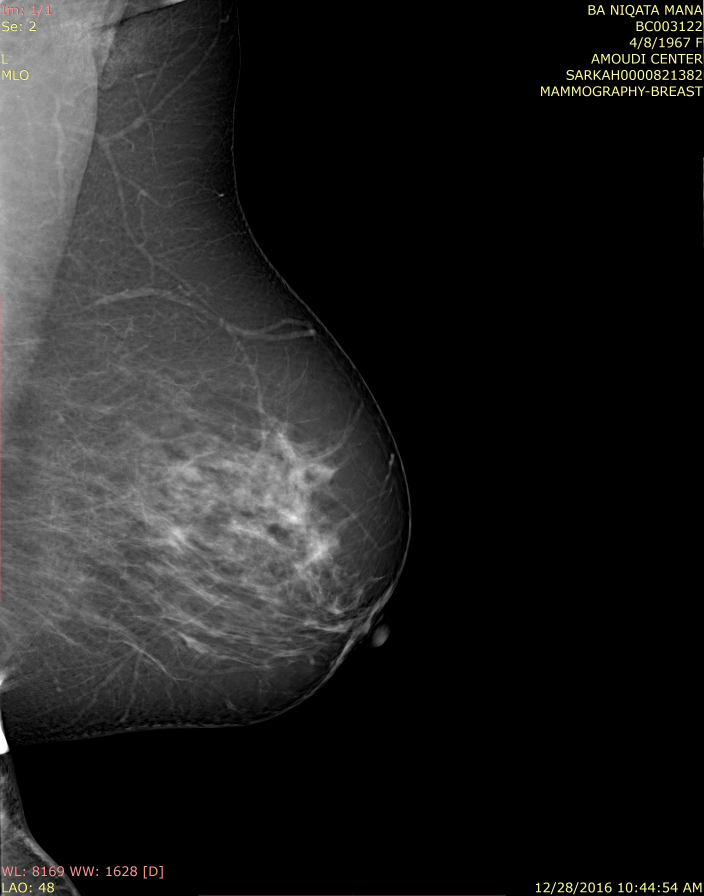
#> input picture preprocessing/breast_detection/img_data/2016_BC003122_ MLO_L.jpg, 2816 x 3584 px, found by its file name (shown at 1/4 size)
$ python SSIM.py
#> lines starting #> are read from the running program, lines starting #| are printed output that depends on the picture
"""
Comparing images using ORB/SIFT feature detectors
and structural similarity index.
@author: Sreenivas Bhattiprolu
https://github.com/bnsreenu/python_for_microscopists/blob/master/191_measure_img_similarity.py

Based on original author: Sreenivas Bhattiprolu
https://youtu.be/16s3Pi1InPU
https://github.com/bnsreenu/python_for_microscopists/blob/master/191_measure_img_similarity.py

For cli (not by author^):
https://ourcodeworld.com/articles/read/991/how-to-calculate-the-structural-similarity-index-ssim-between-two-images-with-python
"""

from skimage.metrics import structural_similarity
from skimage.transform import resize  # SSIM
import cv2

# import argparse      #python3 script.py --input original.png --output modified.png


# CLI for us to call these types of files:

# input
# ap = argparse.ArgumentParser()
# ap.add_argument("-f", "--first", required=True, help="File of the image that will be compared")
# ap.add_argument("-s", "--second", required=True, help="File of the image that will be used to compare")
# args = vars(ap.parse_args())

# PARAMETERS TO SET (INPUT) | start ---------------------------
# image paths (same dimensions preferred):
img1_path = (
    "medical-imaging-matching/test_images_kaggle/images/2016_BC003122_ MLO_L.jpg"
)
img2_path = (
    "medical-imaging-matching/test_images_kaggle/images/2016_BC014002_ MLO_L.jpg"
)

# PARAMETERS TO SET (INPUT) | end ---------------------------

# FUNCTIONS start -------------
def get_sim(img1, img2):
    ssim, diff = structural_similarity(img1, img2, full=True)
    return ssim


# FUNCTIONS end ------------

# Get images
img1 = cv2.imread(img1_path, 0)
#> img1: shape (3584, 2816); min 0, max 255, mean 32.2
img2 = cv2.imread(img2_path, 0)
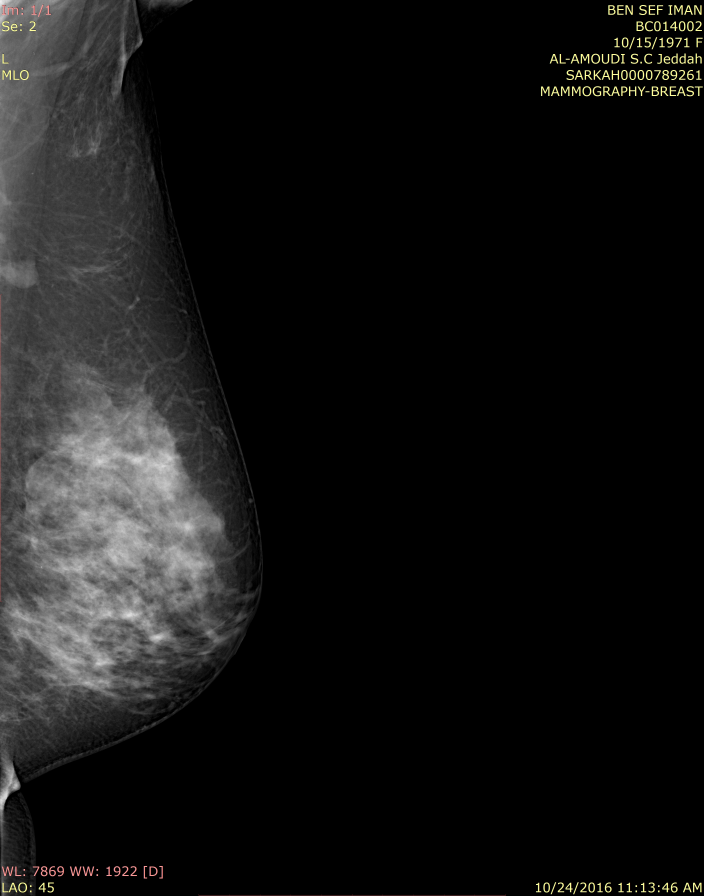
#> input picture test_images_kaggle/images/2016_BC014002_ MLO_L.jpg, 2816 x 3584 px, found by its file name (shown at 1/4 size)
#> img2: shape (3584, 2816); min 0, max 249, mean 20.5

# Resize img2 to match the W x H dimensions of img1. Best to not resize and have the same dimensions.
if img2.shape != img2.shape:
    img2 = resize(
        img2, (img1.shape[0], img1.shape[1]), anti_aliasing=True, preserve_range=True
    )

# Call SSIM function
ssim = get_sim(img1, img2)
#> in get_sim, `ssim, diff = structural_similarity(img1, img2, full=True)`:
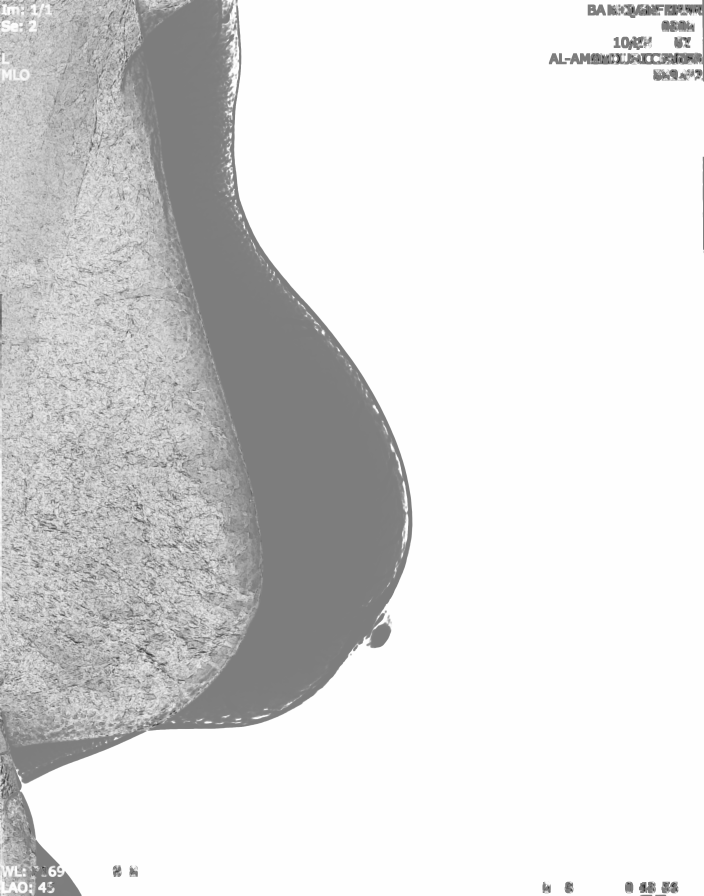
#> diff: shape (3584, 2816) float64 (shown at 1/4 size); min -0.969, max 1, mean 0.726; drawn with min black and max white
#> in get_sim, `ssim, diff = structural_similarity(img1, img2, full=True)`: ssim = 0.726
#> ssim = 0.726
print("Similarity using SSIM is {:.3f}%\n".format(ssim * 100))
#| Similarity using SSIM is 72.558%
